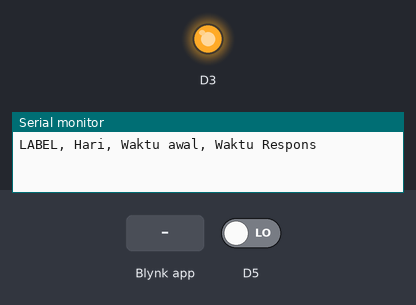
This sketch was run on a simulated ESP8266 (NodeMCU). On the bench: output pins drawn as LEDs (lit = HIGH), the last lines printed to the serial monitor. Dashed ring = blinking. The inputs (shaded band) are chosen by the test bench; at power-on: D5 LOW. WiFi joins after 1.5 s; servers stay silent unless stated; network time is answered at once with the bench clock; the local clock reads 2024-03-15 10:24:30 at power-on unless the sketch sets it.

Above: at 3.0 s.
3.1 s: D5 driven HIGH
At 5.0 s:
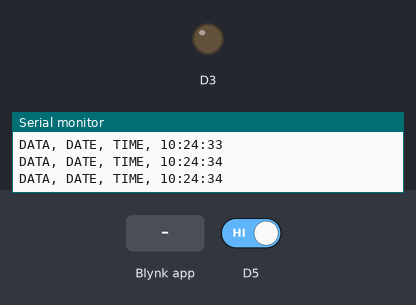
5.1 s: D5 driven LOW
At 5.9 s:
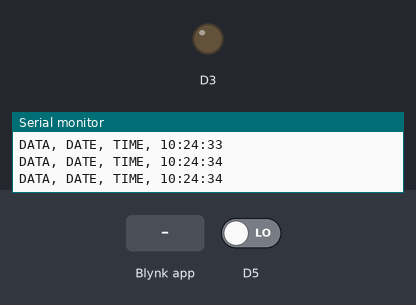
6.6 s: Blynk app writes 1 to V1
At 7.0 s:
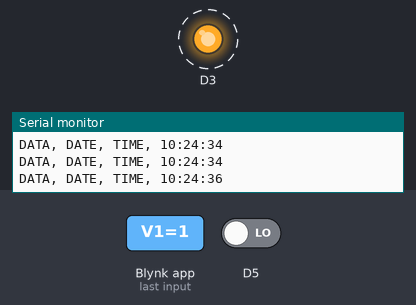
Timing chart, 0 to 15.6 s (numbered marks = the images above; inputs shaded):
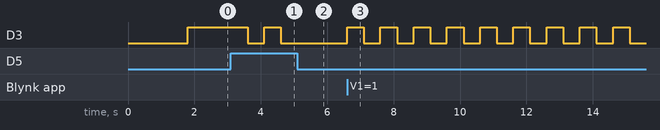

The sketch:

ujicoba.ino
```cpp
#define BLYNK_PRINT Serial
#include <SPI.h>
#include <ESP8266WiFi.h>
#include <BlynkSimpleEsp8266.h>
#include <SPI.h>
#include <NTPClient.h>
#include <WiFiUdp.h>

const long utcOffsetInSeconds = 25200;

WiFiUDP ntpUDP;
NTPClient timeClient(ntpUDP, "id.pool.ntp.org", utcOffsetInSeconds);

long previousMillis = 0;
long currentMillis = 0;
long interval = 1000;
int data=0;
int vtombol;
int status = 0;
int x = 0;


char auth[] = "qay8C6EjMCJEmSVG83PmBCxlf4cJc8qH";

char ssid[] = "OPPO A57";
char pass[] = "98765321";

void setup()
{

  SPI.begin();
  Serial.begin(9600);
  //Blynk.begin(auth, ssid, pass);
  // You can also specify server:
  Blynk.begin(auth, ssid, pass, "blynk-cloud.com", 8080);
  pinMode(D3,OUTPUT);
  digitalWrite(D3, HIGH);
  pinMode(D5, INPUT);
   digitalWrite(D3, HIGH);
   timeClient.begin();
   Serial.println("LABEL, Hari, Waktu awal, Waktu Respons");


  //Blynk.begin(auth, ssid, pass, IPAddress(192,168,1,100), 8442);
}

BLYNK_WRITE(V1) //mendapatkan data dari V1 (tombol virtual blynk)
{
  vtombol=param.asInt(); //mendapatkan status dari tombol virtual

}


void loop()
{
  Blynk.run();
  lampu();
}

void lampu()
{
   int tombol = digitalRead(D5);
   timeClient.update();
   String currentSecond = timeClient.getFormattedTime();
    if(tombol == 1 || vtombol==1)
    {
       Serial.print("DATA, DATE, TIME, ");
       Serial.println(currentSecond);
        status = !status;
        digitalWrite(D3,status);
        delay(500);

    }


}
```

Measured:
- after the input at 3.1 s, D3: HIGH → LOW after 0.50 s, → HIGH 0.50 s later, → LOW 0.50 s later
- after the input at 5.1 s, D3: stays LOW (without the input it goes to HIGH after 0.00 s)
- after the input at 6.6 s, D3: alternates HIGH for 0.50 s and LOW for 0.50 s, starting at once
